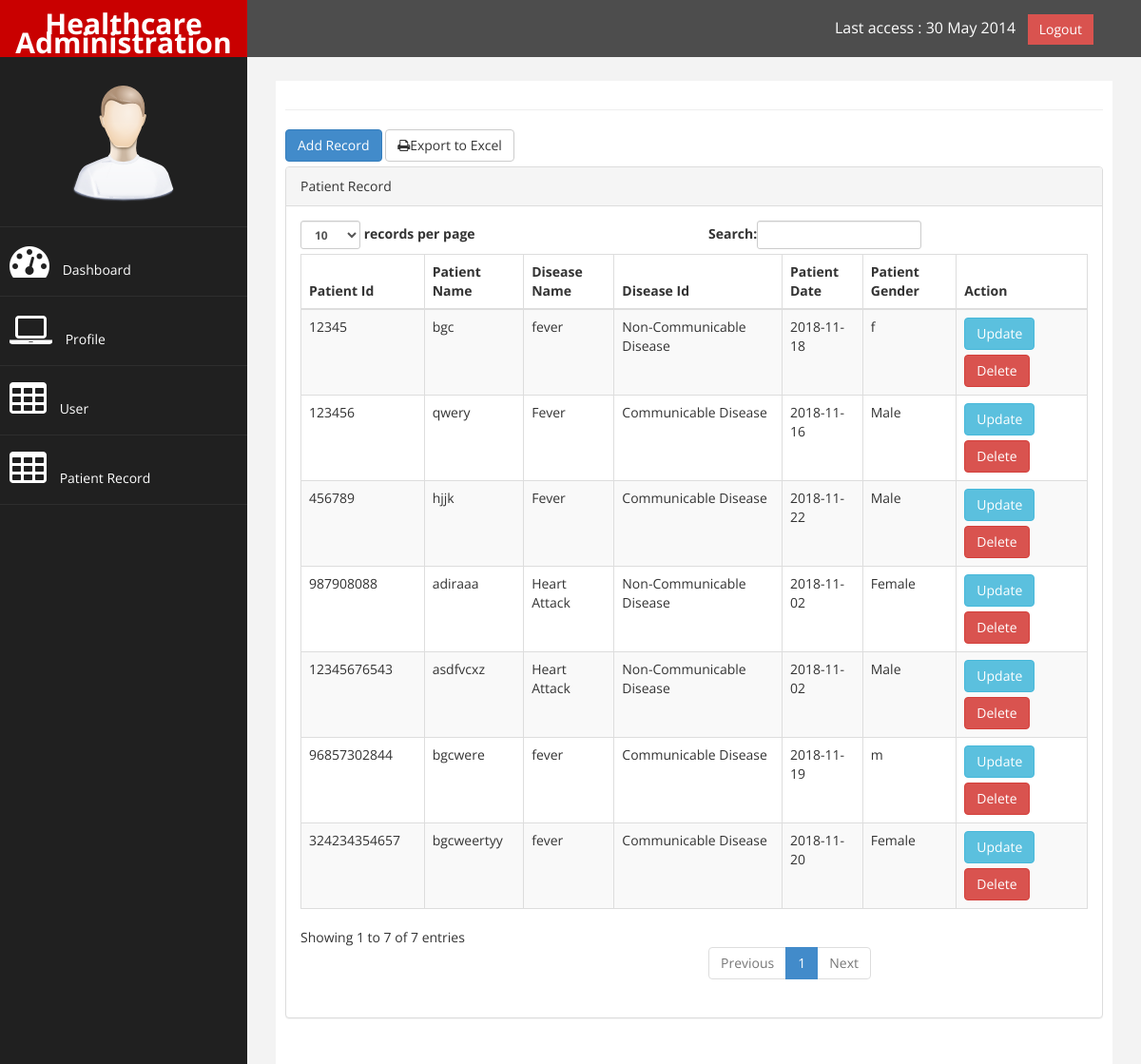
Before: /patient.php with the older database file.
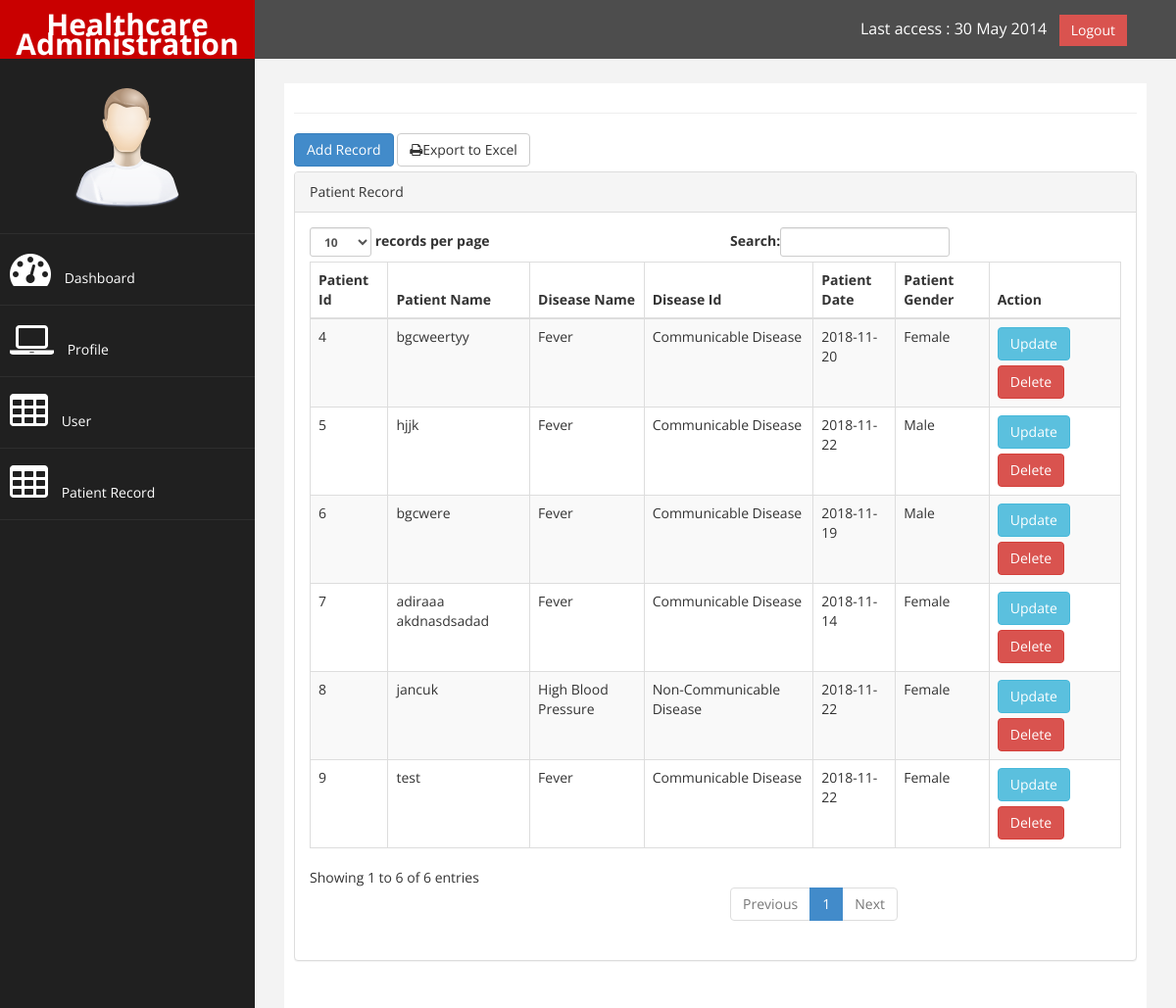
After: the same page with the newer database file.
### tables this page shows
CREATE TABLE `patient` (
  `patient_id` int(11) NOT NULL,
  `disease_name` varchar(200) NOT NULL,
  `disease_id` varchar(100) NOT NULL,
  `patient_name` varchar(200) NOT NULL,
  `patient_date` date NOT NULL,
  `patient_gender` varchar(100) NOT NULL
);

### patient.php (the view, shortened to what this page needs)
<?php
include("connect.php");
$query = "SELECT * FROM patient";
$patient=mysqli_query($connection, $query);
?>
<!DOCTYPE html>
<html xmlns="http://www.w3.org/1999/xhtml">
<head>
    <link href="assets/css/bootstrap.css" rel="stylesheet" />
    <link href="assets/css/font-awesome.css" rel="stylesheet" />
    <link href="assets/css/custom.css" rel="stylesheet" />
</head>
<body>
    <div id="wrapper">
        <nav class="navbar navbar-default navbar-cls-top " role="navigation" style="margin-bottom: 0">
            <div class="navbar-header">
                <a class="navbar-brand" href="dashboard.php">Healthcare Administration</a>
            </div>
  <div style="color: white;
padding: 15px 50px 5px 50px;
float: right;
font-size: 16px;"> Last access : 30 May 2014 &nbsp; <a href="index.php" class="btn btn-danger square-btn-adjust">Logout</a> </div>
        </nav>
                <nav class="navbar-default navbar-side" role="navigation">
            <div class="sidebar-collapse">
                <ul class="nav" id="main-menu">
                <li class="text-center">
                    <img src="assets/img/find_user.png" class="user-image img-responsive"/>
                    </li>
                    <li>
                        <a href="dashboard.php"><i class="fa fa-dashboard fa-3x"></i> Dashboard</a>
                    </li>
                    <li>
                        <a href="profile.php"><i class="fa fa-laptop fa-3x"></i> Profile</a>
                    </li>
                    <li>
                        <a href="user.php"><i class="fa fa-table fa-3x"></i> User </a>
                    </li>
                   <li>
                        <a href="patient.php"><i class="fa fa-table fa-3x"></i> Patient Record</a>
                    </li>
                </ul>
            </div>
        </nav>
        <div id="page-wrapper" >
            <div id="page-inner">
                 <hr />
               <div class="row">
                <div class="col-md-12">
                    <a href="addpatient.php" class="btn btn-primary" style="margin-bottom: 5px">Add Record</a>
                    <a href="report.php" class="btn btn-default" style="margin-bottom: 5px"><i class="fa fa-print"></i>Export to Excel</a>
                    <div class="panel panel-default">
                        <div class="panel-heading">
                             Patient Record
                        </div>
                        <div class="panel-body">
                            <div class="table-responsive">
                                <table class="table table-striped table-bordered table-hover" id="dataTables-example">
                                    <thead>
                                        <tr>
                                            <th>Patient Id</th>
                                            <th>Patient Name</th>
                                            <th>Disease Name</th>
                                            <th>Disease Id</th>
                                            <th>Patient Date</th>
                                            <th>Patient Gender</th>
                                            <th>Action</th>
                                        </tr>
                                    </thead>
                                    <tbody>
                                      <?php while ($result = mysqli_fetch_assoc($patient)){?>
                                        <tr>
                                            <td><?php echo $result["patient_id"];  ?></td>
                                            <td><?php echo $result["patient_name"]; ?></td>
                                            <td><?php echo $result["disease_name"]; ?></td>
                                            <td><?php echo $result["disease_id"]; ?></td>
                                            <td><?php echo $result["patient_date"]; ?></td>
                                            <td><?php echo $result["patient_gender"]; ?></td>
                                            <td>
                                                <a href="updatepatient.php?edit=<?php echo $result["patient_id"];?>" class="btn btn-info" style="margin-bottom: 5px">Update</a>
                                                <a onclick="return confirm('Are You Sure To Delete This Record?')" href="deletepatient.php?delete=<?php echo $result["patient_id"];?>?" class="btn btn-danger" name="delete" >Delete</a>
                                            </td>
                                          </tr>
                                        <?php } ?>
                                    </tbody>
                                  </div>
            </div>
        </div>
</body>
</html>

Changed rows visible on the page:
removed patient: patient_id "12345", patient_name "bgc", disease_name "fever", disease "Non-Communicable Disease", patient_date "2018-11-18", patient_gender "f"
removed patient: patient_id "123456", patient_name "qwery", disease_name "Fever", disease "Communicable Disease", patient_date "2018-11-16", patient_gender "Male"
removed patient: patient_id "12345676543", patient_name "asdfvcxz", disease_name "Heart Attack", disease "Non-Communicable Disease", patient_date "2018-11-02", patient_gender "Male"
removed patient: patient_id "324234354657", patient_name "bgcweertyy", disease_name "fever", disease "Communicable Disease", patient_date "2018-11-20", patient_gender "Female"
removed patient: patient_id "456789", patient_name "hjjk", disease_name "Fever", disease "Communicable Disease", patient_date "2018-11-22", patient_gender "Male"
removed patient: patient_id "96857302844", patient_name "bgcwere", disease_name "fever", disease "Communicable Disease", patient_date "2018-11-19", patient_gender "m"
removed patient: patient_id "987908088", patient_name "adiraaa", disease_name "Heart Attack", disease "Non-Communicable Disease", patient_date "2018-11-02", patient_gender "Female"
added patient: patient_id "4", patient_name "bgcweertyy", disease_name "Fever", disease "Communicable Disease", patient_date "2018-11-20", patient_gender "Female"
added patient: patient_id "5", patient_name "hjjk", disease_name "Fever", disease "Communicable Disease", patient_date "2018-11-22", patient_gender "Male"
added patient: patient_id "6", patient_name "bgcwere", disease_name "Fever", disease "Communicable Disease", patient_date "2018-11-19", patient_gender "Male"
added patient: patient_id "7", patient_name "adiraaa akdnasdsadad", disease_name "Fever", disease "Communicable Disease", patient_date "2018-11-14", patient_gender "Female"
added patient: patient_id "8", patient_name "jancuk", disease_name "High Blood Pressure", disease "Non-Communicable Disease", patient_date "2018-11-22", patient_gender "Female"
added patient: patient_id "9", patient_name "test", disease_name "Fever", disease "Communicable Disease", patient_date "2018-11-22", patient_gender "Female"
Other visible differences:
text written by a page script: "records per page Search: Showing 1 to 7 of 7 entries Previous 1 Next" → "records per page Search: Showing 1 to 6 of 6 entries Previous 1 Next"
